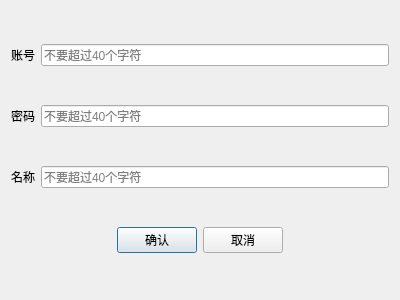
<?xml version="1.0" encoding="UTF-8"?>
<ui version="4.0">
 <class>UnderDlg</class>
 <widget class="QDialog" name="UnderDlg">
  <property name="geometry">
   <rect>
    <x>0</x>
    <y>0</y>
    <width>400</width>
    <height>300</height>
   </rect>
  </property>
  <property name="windowTitle">
   <string>Dialog</string>
  </property>
  <layout class="QVBoxLayout" name="verticalLayout">
   <item>
    <layout class="QHBoxLayout" name="horizontalLayout">
     <item>
      <widget class="QLabel" name="label">
       <property name="text">
        <string>账号</string>
       </property>
      </widget>
     </item>
     <item>
      <widget class="QLineEdit" name="under_id">
       <property name="placeholderText">
        <string>不要超过40个字符</string>
       </property>
      </widget>
     </item>
    </layout>
   </item>
   <item>
    <layout class="QHBoxLayout" name="horizontalLayout_2">
     <item>
      <widget class="QLabel" name="label_2">
       <property name="text">
        <string>密码</string>
       </property>
      </widget>
     </item>
     <item>
      <widget class="QLineEdit" name="under_psw">
       <property name="echoMode">
        <enum>QLineEdit::Password</enum>
       </property>
       <property name="placeholderText">
        <string>不要超过40个字符</string>
       </property>
      </widget>
     </item>
    </layout>
   </item>
   <item>
    <layout class="QHBoxLayout" name="horizontalLayout_3">
     <item>
      <widget class="QLabel" name="label_3">
       <property name="text">
        <string>名称</string>
       </property>
      </widget>
     </item>
     <item>
      <widget class="QLineEdit" name="under_name">
       <property name="placeholderText">
        <string>不要超过40个字符</string>
       </property>
      </widget>
     </item>
    </layout>
   </item>
   <item>
    <layout class="QHBoxLayout" name="horizontalLayout_4">
     <item>
      <spacer name="horizontalSpacer">
       <property name="orientation">
        <enum>Qt::Horizontal</enum>
       </property>
       <property name="sizeHint" stdset="0">
        <size>
         <width>40</width>
         <height>20</height>
        </size>
       </property>
      </spacer>
     </item>
     <item>
      <widget class="QPushButton" name="under_ok">
       <property name="text">
        <string>确认</string>
       </property>
      </widget>
     </item>
     <item>
      <widget class="QPushButton" name="under_cancel">
       <property name="text">
        <string>取消</string>
       </property>
      </widget>
     </item>
     <item>
      <spacer name="horizontalSpacer_2">
       <property name="orientation">
        <enum>Qt::Horizontal</enum>
       </property>
       <property name="sizeHint" stdset="0">
        <size>
         <width>40</width>
         <height>20</height>
        </size>
       </property>
      </spacer>
     </item>
    </layout>
   </item>
  </layout>
 </widget>
 <resources/>
 <connections/>
</ui>
